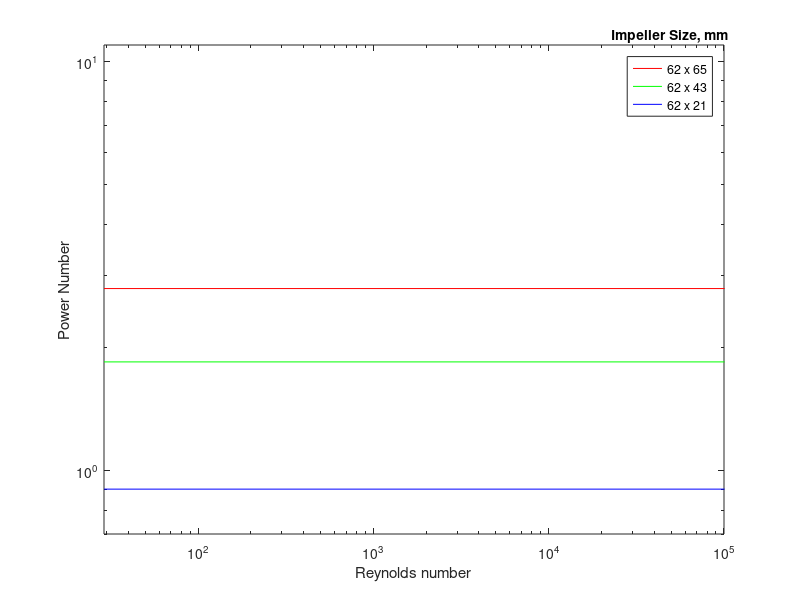
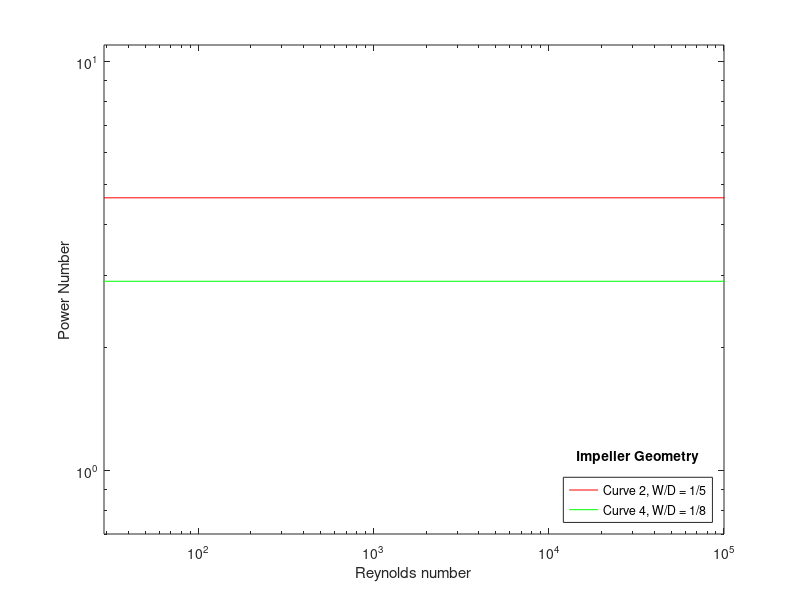

Write MATLAB code to recreate these figures, in order.
function fluidmixing
close all

%constants
alpha = 2; %# of blades
Cd = 2; %from drag coeffs doc
rho = 864; %kg/m^3
mu = 0.0952; %kg/m*s

%blade dimensions
h1 = 0.065; %m
h2 = 0.043; %m
h3 = 0.021; %m
w = 0.062; %m
r1 = 0.055/2; %m
r2 = r1 + w; %m
D = 2*r2;

N = linspace(0.1, 10^5); %rev/sec
Re = reynolds(D, N, rho, mu);

Po1 = powernum(alpha, Cd, h1, r2, r1);
Povec1 = Po1*ones(size(Re));

Po2 = powernum(alpha, Cd, h2, r2, r1);
Povec2 = Po2*ones(size(Re));

Po3 = powernum(alpha, Cd, h3, r2, r1);
Povec3 = Po3*ones(size(Re));

%the plotting
figure
loglog(Re, Povec1, 'r')
hold on
loglog(Re, Povec2, 'g')
loglog(Re, Povec3, 'b')
xlabel('Reynolds number')
ylabel('Power Number')
axis([0 100000 0.7 11])
h = legend('62 x 65','62 x 43','62 x 21','Location','NorthEast');
v = get(h,'title');
set(v,'string','Impeller Size, mm');

%Print stuff
disp('             Power Number');
fprintf('62 x 65 mm: \t%.2f\n', Po1)
fprintf('62 x 43 mm: \t%.2f\n', Po2)
fprintf('62 x 21 mm: \t%.2f\n', Po3)

%for literature curves
alpha_lit = 6;
h = 1;
r1 = 0;
D_lit1 = 5*h;
r2_lit1 = D_lit1/2;
D_lit2 = 8*h;
r2_lit2 = D_lit2/2;

%curve 2, W/D = 1/5
Re_lit1 = reynolds(D_lit1, N, rho, mu);
Po_lit1 = powernum(alpha_lit, Cd, h, r2_lit1, r1);
Povec_lit1 = Po_lit1*ones(size(Re_lit1));

%curve 4, W/D = 1/8
Re_lit2 = reynolds(D_lit2, N, rho, mu);
Po_lit2 = powernum(alpha_lit, Cd, h, r2_lit2, r1);
Povec_lit2 = Po_lit2*ones(size(Re_lit2));

%the plotting
figure
loglog(Re, Povec_lit1, 'r')
hold on
loglog(Re, Povec_lit2, 'g')
xlabel('Reynolds number')
ylabel('Power Number')
axis([0 100000 0.7 11])
h = legend('Curve 2, W/D = 1/5', 'Curve 4, W/D = 1/8','Location','SouthEast');
v = get(h,'title');
set(v,'string','Impeller Geometry');

fprintf('Curve 2: \t%.2f\n', Po_lit1)
fprintf('Curve 3: \t%.2f\n', Po_lit2)

end

function [Re] = reynolds(D, N, rho, mu)

Re = (D.^2).*N.*rho./mu;
end

function Po = powernum(alpha, Cd, h, r2, r1)

numer = alpha*Cd*h*((r2^4)-(r1^4))*(pi^3);
denom = (2*r2)^5;
Po = numer./denom;
end
